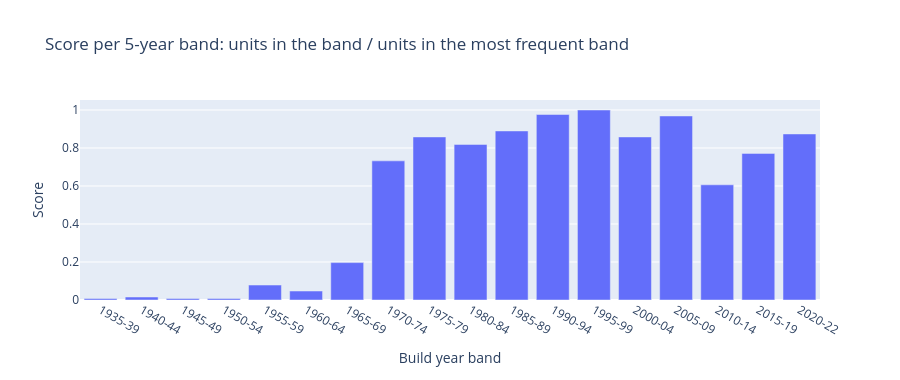

Notebook code cell kept with this figure:
### Markdown cell above
**Frequency per 5-year band, scaled so the maximum is 1.** The same idea with wider bins: counting over five
years averages out the noise, and a one-year spike lifts its own band instead of setting the scale for all of
them.

### Code cell
band_start = years.astype(int) // 5 * 5
per_band = band_start.value_counts().sort_index()
band_score = per_band / per_band.max()
band_label = {start: f"{start}-{str(min(start + 4, int(years.max())))[2:]}" for start in per_band.index}

fig = px.bar(x=[band_label[s] for s in per_band.index], y=band_score.values, height=380,
             title="Score per 5-year band: units in the band / units in the most frequent band",
             labels={"x": "Build year band", "y": "Score"})
fig.update_xaxes(type="category")  # otherwise labels like "1975-79" are read as dates
fig.show()

listed["band"] = (listed["build_year"] // 5 * 5).map(band_label)
listed["band score"] = (listed["build_year"] // 5 * 5).map(band_score).round(2)
listed[["build_year", "band", "band score"]]

### Figure 1 — Plotly figure (JSON) as saved in the notebook; plotly's stock layout.template omitted (floating-point values rounded to 4 significant figures)
{"data": [{"hovertemplate": "Build year band=%{x}<br>Score=%{y}<extra></extra>", "legendgroup": "", "marker": {"color": "#636efa", "pattern": {"shape": ""}}, "name": "", "orientation": "v", "showlegend": false, "textposition": "auto", "type": "bar", "x": ["1935-39", "1940-44", "1945-49", "1950-54", "1955-59", "1960-64", "1965-69", "1970-74", "1975-79", "1980-84", "1985-89", "1990-94", "1995-99", "2000-04", "2005-09", "2010-14", "2015-19", "2020-22"], "xaxis": "x", "y": [0.007874, 0.01575, 0.007874, 0.007874, 0.07874, 0.04724, 0.1969, 0.7323, 0.8583, 0.8189, 0.8898, 0.9764, 1.0, 0.8583, 0.9685, 0.6063, 0.7717, 0.874], "yaxis": "y"}], "layout": {"barmode": "relative", "height": 380, "legend": {"tracegroupgap": 0}, "title": {"text": "Score per 5-year band: units in the band / units in the most frequent band"}, "xaxis": {"anchor": "y", "domain": [0.0, 1.0], "title": {"text": "Build year band"}, "type": "category"}, "yaxis": {"anchor": "x", "domain": [0.0, 1.0], "title": {"text": "Score"}}}}
